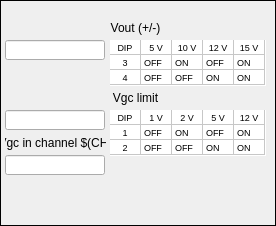
   <widget class="caFrame" name="caframe">
    <property name="geometry">
     <rect>
      <x>5</x>
      <y>225</y>
      <width>276</width>
      <height>226</height>
     </rect>
    </property>
    <property name="frameShape">
     <enum>QFrame::Box</enum>
    </property>
    <widget class="caSlider" name="caslider_2">
     <property name="geometry">
      <rect>
       <x>5</x>
       <y>180</y>
       <width>161</width>
       <height>21</height>
      </rect>
     </property>
     <property name="channel" stdset="0">
      <string notr="true">$(DEVICE):bld:vgc:$(CH)</string>
     </property>
     <property name="direction">
      <enum>caSlider::Right</enum>
     </property>
     <property name="maxValue">
      <double>1.000000000000000</double>
     </property>
     <property name="minValue">
      <double>0.000000000000000</double>
     </property>
     <property name="incrementValue">
      <double>0.010000000000000</double>
     </property>
    </widget>
    <widget class="caLabel" name="label_19">
     <property name="geometry">
      <rect>
       <x>5</x>
       <y>90</y>
       <width>261</width>
       <height>16</height>
      </rect>
     </property>
     <property name="text">
      <string>Vgc limit</string>
     </property>
     <property name="alignment">
      <set>Qt::AlignCenter</set>
     </property>
     <property name="background">
      <color>
       <red>255</red>
       <green>170</green>
       <blue>0</blue>
      </color>
     </property>
    </widget>
    <widget class="caLabel" name="label_18">
     <property name="geometry">
      <rect>
       <x>5</x>
       <y>20</y>
       <width>261</width>
       <height>16</height>
      </rect>
     </property>
     <property name="text">
      <string>Vout (+/-)</string>
     </property>
     <property name="alignment">
      <set>Qt::AlignCenter</set>
     </property>
     <property name="background">
      <color>
       <red>0</red>
       <green>170</green>
       <blue>255</blue>
      </color>
     </property>
    </widget>
    <widget class="caLineEdit" name="calineedit_4">
     <property name="geometry">
      <rect>
       <x>5</x>
       <y>40</y>
       <width>100</width>
       <height>20</height>
      </rect>
     </property>
     <property name="alignment">
      <set>Qt::AlignRight|Qt::AlignTrailing|Qt::AlignVCenter</set>
     </property>
     <property name="channel" stdset="0">
      <string notr="true">$(DEVICE):bld:vout</string>
     </property>
     <property name="framePresent" stdset="0">
      <bool>true</bool>
     </property>
     <property name="frameLineWidth" stdset="0">
      <number>1</number>
     </property>
     <property name="precision">
      <number>2</number>
     </property>
     <property name="precisionMode">
      <enum>caLineEdit::User</enum>
     </property>
    </widget>
    <widget class="caLineEdit" name="calineedit_5">
     <property name="geometry">
      <rect>
       <x>5</x>
       <y>110</y>
       <width>100</width>
       <height>20</height>
      </rect>
     </property>
     <property name="alignment">
      <set>Qt::AlignRight|Qt::AlignTrailing|Qt::AlignVCenter</set>
     </property>
     <property name="channel" stdset="0">
      <string notr="true">$(DEVICE):bld:vgc:limit</string>
     </property>
     <property name="framePresent" stdset="0">
      <bool>true</bool>
     </property>
     <property name="frameLineWidth" stdset="0">
      <number>1</number>
     </property>
     <property name="precision">
      <number>2</number>
     </property>
     <property name="precisionMode">
      <enum>caLineEdit::User</enum>
     </property>
    </widget>
    <widget class="caLineEdit" name="calineedit_3">
     <property name="geometry">
      <rect>
       <x>5</x>
       <y>155</y>
       <width>100</width>
       <height>20</height>
      </rect>
     </property>
     <property name="alignment">
      <set>Qt::AlignRight|Qt::AlignTrailing|Qt::AlignVCenter</set>
     </property>
     <property name="channel" stdset="0">
      <string notr="true">$(DEVICE):bld:vgc:$(CH)</string>
     </property>
     <property name="framePresent" stdset="0">
      <bool>true</bool>
     </property>
     <property name="frameLineWidth" stdset="0">
      <number>1</number>
     </property>
     <property name="precision">
      <number>2</number>
     </property>
     <property name="precisionMode">
      <enum>caLineEdit::User</enum>
     </property>
    </widget>
    <widget class="caLabel" name="label_16">
     <property name="geometry">
      <rect>
       <x>5</x>
       <y>135</y>
       <width>101</width>
       <height>16</height>
      </rect>
     </property>
     <property name="text">
      <string>Vgc in channel $(CH)</string>
     </property>
     <property name="alignment">
      <set>Qt::AlignCenter</set>
     </property>
     <property name="background">
      <color>
       <red>255</red>
       <green>170</green>
       <blue>0</blue>
      </color>
     </property>
    </widget>
    <widget class="caLabel" name="label_20">
     <property name="geometry">
      <rect>
       <x>0</x>
       <y>-15</y>
       <width>191</width>
       <height>16</height>
      </rect>
     </property>
     <property name="font">
      <font>
       <pointsize>9</pointsize>
       <weight>75</weight>
       <bold>true</bold>
      </font>
     </property>
     <property name="text">
      <string>BLD power supply</string>
     </property>
     <property name="alignment">
      <set>Qt::AlignCenter</set>
     </property>
    </widget>
    <widget class="QTableWidget" name="tableWidget_2">
     <property name="geometry">
      <rect>
       <x>110</x>
       <y>40</y>
       <width>156</width>
       <height>46</height>
      </rect>
     </property>
     <property name="sizePolicy">
      <sizepolicy hsizetype="Fixed" vsizetype="Fixed">
       <horstretch>0</horstretch>
       <verstretch>0</verstretch>
      </sizepolicy>
     </property>
     <property name="font">
      <font>
       <pointsize>7</pointsize>
      </font>
     </property>
     <property name="autoFillBackground">
      <bool>true</bool>
     </property>
     <property name="frameShape">
      <enum>QFrame::NoFrame</enum>
     </property>
     <property name="rowCount">
      <number>3</number>
     </property>
     <property name="columnCount">
      <number>5</number>
     </property>
     <attribute name="horizontalHeaderVisible">
      <bool>false</bool>
     </attribute>
     <attribute name="horizontalHeaderDefaultSectionSize">
      <number>31</number>
     </attribute>
     <attribute name="horizontalHeaderHighlightSections">
      <bool>false</bool>
     </attribute>
     <attribute name="horizontalHeaderMinimumSectionSize">
      <number>10</number>
     </attribute>
     <attribute name="horizontalHeaderStretchLastSection">
      <bool>false</bool>
     </attribute>
     <attribute name="verticalHeaderVisible">
      <bool>false</bool>
     </attribute>
     <attribute name="verticalHeaderDefaultSectionSize">
      <number>15</number>
     </attribute>
     <attribute name="verticalHeaderStretchLastSection">
      <bool>false</bool>
     </attribute>
     <attribute name="verticalHeaderVisible">
      <bool>false</bool>
     </attribute>
     <attribute name="verticalHeaderDefaultSectionSize">
      <number>15</number>
     </attribute>
     <attribute name="horizontalHeaderStretchLastSection">
      <bool>false</bool>
     </attribute>
     <attribute name="horizontalHeaderVisible">
      <bool>false</bool>
     </attribute>
     <attribute name="horizontalHeaderMinimumSectionSize">
      <number>10</number>
     </attribute>
     <attribute name="horizontalHeaderHighlightSections">
      <bool>false</bool>
     </attribute>
     <attribute name="verticalHeaderStretchLastSection">
      <bool>false</bool>
     </attribute>
     <attribute name="horizontalHeaderDefaultSectionSize">
      <number>31</number>
     </attribute>
     <row/>
     <row/>
     <row/>
     <column/>
     <column/>
     <column/>
     <column/>
     <column/>
     <item row="0" column="0">
      <property name="text">
       <string>DIP</string>
      </property>
      <property name="textAlignment">
       <set>AlignHCenter|AlignVCenter|AlignCenter</set>
      </property>
     </item>
     <item row="0" column="1">
      <property name="text">
       <string>5 V</string>
      </property>
      <property name="textAlignment">
       <set>AlignHCenter|AlignVCenter|AlignCenter</set>
      </property>
     </item>
     <item row="0" column="2">
      <property name="text">
       <string>10 V</string>
      </property>
      <property name="textAlignment">
       <set>AlignHCenter|AlignVCenter|AlignCenter</set>
      </property>
     </item>
     <item row="0" column="3">
      <property name="text">
       <string>12 V</string>
      </property>
      <property name="textAlignment">
       <set>AlignHCenter|AlignVCenter|AlignCenter</set>
      </property>
     </item>
     <item row="0" column="4">
      <property name="text">
       <string>15 V</string>
      </property>
      <property name="textAlignment">
       <set>AlignHCenter|AlignVCenter|AlignCenter</set>
      </property>
     </item>
     <item row="1" column="0">
      <property name="text">
       <string>3</string>
      </property>
      <property name="textAlignment">
       <set>AlignHCenter|AlignVCenter|AlignCenter</set>
      </property>
     </item>
     <item row="1" column="1">
      <property name="text">
       <string>OFF</string>
      </property>
     </item>
     <item row="1" column="2">
      <property name="text">
       <string>ON</string>
      </property>
     </item>
     <item row="1" column="3">
      <property name="text">
       <string>OFF</string>
      </property>
     </item>
     <item row="1" column="4">
      <property name="text">
       <string>ON</string>
      </property>
     </item>
     <item row="2" column="0">
      <property name="text">
       <string>4</string>
      </property>
      <property name="textAlignment">
       <set>AlignHCenter|AlignVCenter|AlignCenter</set>
      </property>
     </item>
     <item row="2" column="1">
      <property name="text">
       <string>OFF</string>
      </property>
     </item>
     <item row="2" column="2">
      <property name="text">
       <string>OFF</string>
      </property>
     </item>
     <item row="2" column="3">
      <property name="text">
       <string>ON</string>
      </property>
     </item>
     <item row="2" column="4">
      <property name="text">
       <string>ON</string>
      </property>
     </item>
    </widget>
    <widget class="QTableWidget" name="tableWidget">
     <property name="geometry">
      <rect>
       <x>110</x>
       <y>110</y>
       <width>156</width>
       <height>46</height>
      </rect>
     </property>
     <property name="sizePolicy">
      <sizepolicy hsizetype="Fixed" vsizetype="Fixed">
       <horstretch>0</horstretch>
       <verstretch>0</verstretch>
      </sizepolicy>
     </property>
     <property name="font">
      <font>
       <pointsize>7</pointsize>
      </font>
     </property>
     <property name="autoFillBackground">
      <bool>true</bool>
     </property>
     <property name="frameShape">
      <enum>QFrame::NoFrame</enum>
     </property>
     <property name="rowCount">
      <number>3</number>
     </property>
     <property name="columnCount">
      <number>5</number>
     </property>
     <attribute name="horizontalHeaderVisible">
      <bool>false</bool>
     </attribute>
     <attribute name="horizontalHeaderDefaultSectionSize">
      <number>31</number>
     </attribute>
     <attribute name="horizontalHeaderHighlightSections">
      <bool>false</bool>
     </attribute>
     <attribute name="horizontalHeaderMinimumSectionSize">
      <number>10</number>
     </attribute>
     <attribute name="horizontalHeaderStretchLastSection">
      <bool>false</bool>
     </attribute>
     <attribute name="verticalHeaderVisible">
      <bool>false</bool>
     </attribute>
     <attribute name="verticalHeaderDefaultSectionSize">
      <number>15</number>
     </attribute>
     <attribute name="verticalHeaderStretchLastSection">
      <bool>false</bool>
     </attribute>
     <attribute name="verticalHeaderVisible">
      <bool>false</bool>
     </attribute>
     <attribute name="verticalHeaderDefaultSectionSize">
      <number>15</number>
     </attribute>
     <attribute name="horizontalHeaderStretchLastSection">
      <bool>false</bool>
     </attribute>
     <attribute name="horizontalHeaderVisible">
      <bool>false</bool>
     </attribute>
     <attribute name="horizontalHeaderMinimumSectionSize">
      <number>10</number>
     </attribute>
     <attribute name="horizontalHeaderHighlightSections">
      <bool>false</bool>
     </attribute>
     <attribute name="verticalHeaderStretchLastSection">
      <bool>false</bool>
     </attribute>
     <attribute name="horizontalHeaderDefaultSectionSize">
      <number>31</number>
     </attribute>
     <row/>
     <row/>
     <row/>
     <column/>
     <column/>
     <column/>
     <column/>
     <column/>
     <item row="0" column="0">
      <property name="text">
       <string>DIP</string>
      </property>
      <property name="textAlignment">
       <set>AlignHCenter|AlignVCenter|AlignCenter</set>
      </property>
     </item>
     <item row="0" column="1">
      <property name="text">
       <string>1 V</string>
      </property>
      <property name="textAlignment">
       <set>AlignHCenter|AlignVCenter|AlignCenter</set>
      </property>
     </item>
     <item row="0" column="2">
      <property name="text">
       <string>2 V</string>
      </property>
      <property name="textAlignment">
       <set>AlignHCenter|AlignVCenter|AlignCenter</set>
      </property>
     </item>
     <item row="0" column="3">
      <property name="text">
       <string>5 V</string>
      </property>
      <property name="textAlignment">
       <set>AlignHCenter|AlignVCenter|AlignCenter</set>
      </property>
     </item>
     <item row="0" column="4">
      <property name="text">
       <string>12 V</string>
      </property>
      <property name="textAlignment">
       <set>AlignHCenter|AlignVCenter|AlignCenter</set>
      </property>
     </item>
     <item row="1" column="0">
      <property name="text">
       <string>1</string>
      </property>
      <property name="textAlignment">
       <set>AlignHCenter|AlignVCenter|AlignCenter</set>
      </property>
     </item>
     <item row="1" column="1">
      <property name="text">
       <string>OFF</string>
      </property>
     </item>
     <item row="1" column="2">
      <property name="text">
       <string>ON</string>
      </property>
     </item>
     <item row="1" column="3">
      <property name="text">
       <string>OFF</string>
      </property>
     </item>
     <item row="1" column="4">
      <property name="text">
       <string>ON</string>
      </property>
     </item>
     <item row="2" column="0">
      <property name="text">
       <string>2</string>
      </property>
      <property name="textAlignment">
       <set>AlignHCenter|AlignVCenter|AlignCenter</set>
      </property>
     </item>
     <item row="2" column="1">
      <property name="text">
       <string>OFF</string>
      </property>
     </item>
     <item row="2" column="2">
      <property name="text">
       <string>OFF</string>
      </property>
     </item>
     <item row="2" column="3">
      <property name="text">
       <string>ON</string>
      </property>
     </item>
     <item row="2" column="4">
      <property name="text">
       <string>ON</string>
      </property>
     </item>
    </widget>
   </widget>
